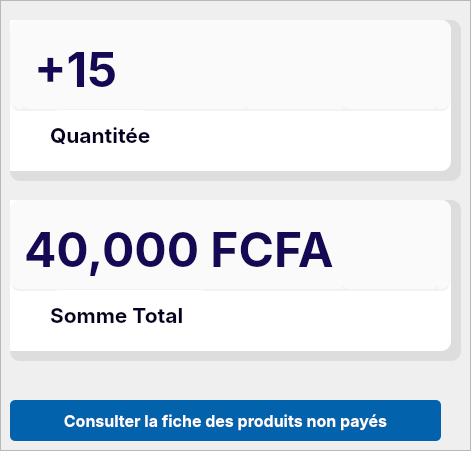
     <widget class="QFrame" name="frame_26">
      <property name="geometry">
       <rect>
        <x>520</x>
        <y>-10</y>
        <width>471</width>
        <height>451</height>
       </rect>
      </property>
      <property name="frameShape">
       <enum>QFrame::StyledPanel</enum>
      </property>
      <property name="frameShadow">
       <enum>QFrame::Raised</enum>
      </property>
      <widget class="QFrame" name="frame_27">
       <property name="geometry">
        <rect>
         <x>10</x>
         <y>20</y>
         <width>451</width>
         <height>161</height>
        </rect>
       </property>
       <property name="styleSheet">
        <string notr="true">background:#ddd;
border-radius:10px;</string>
       </property>
       <property name="frameShape">
        <enum>QFrame::StyledPanel</enum>
       </property>
       <property name="frameShadow">
        <enum>QFrame::Raised</enum>
       </property>
       <widget class="QFrame" name="frame_28">
        <property name="geometry">
         <rect>
          <x>-10</x>
          <y>0</y>
          <width>451</width>
          <height>151</height>
         </rect>
        </property>
        <property name="styleSheet">
         <string notr="true">background:white;
border-radius:10px;</string>
        </property>
        <property name="frameShape">
         <enum>QFrame::StyledPanel</enum>
        </property>
        <property name="frameShadow">
         <enum>QFrame::Raised</enum>
        </property>
        <widget class="QFrame" name="frame_29">
         <property name="geometry">
          <rect>
           <x>10</x>
           <y>0</y>
           <width>441</width>
           <height>91</height>
          </rect>
         </property>
         <property name="styleSheet">
          <string notr="true">background-color: rgb(250, 250, 250);
border-bottom:2px solid #f1f2f3</string>
         </property>
         <property name="frameShape">
          <enum>QFrame::StyledPanel</enum>
         </property>
         <property name="frameShadow">
          <enum>QFrame::Raised</enum>
         </property>
         <widget class="QLabel" name="qtt_2">
          <property name="geometry">
           <rect>
            <x>10</x>
            <y>10</y>
            <width>231</width>
            <height>81</height>
           </rect>
          </property>
          <property name="font">
           <font>
            <family>Inter</family>
            <pointsize>36</pointsize>
            <weight>75</weight>
            <bold>true</bold>
           </font>
          </property>
          <property name="styleSheet">
           <string notr="true">color: rgb(21, 9, 85);</string>
          </property>
          <property name="text">
           <string>&lt;html&gt;&lt;head/&gt;&lt;body&gt;&lt;p&gt;+15&lt;/p&gt;&lt;/body&gt;&lt;/html&gt;</string>
          </property>
         </widget>
         <widget class="QLabel" name="icoqtt">
          <property name="geometry">
           <rect>
            <x>330</x>
            <y>10</y>
            <width>101</width>
            <height>81</height>
           </rect>
          </property>
          <property name="palette">
           <palette>
            <active>
             <colorrole role="WindowText">
              <brush brushstyle="SolidPattern">
               <color alpha="255">
                <red>255</red>
                <green>255</green>
                <blue>255</blue>
               </color>
              </brush>
             </colorrole>
             <colorrole role="Button">
              <brush brushstyle="SolidPattern">
               <color alpha="255">
                <red>250</red>
                <green>250</green>
                <blue>250</blue>
               </color>
              </brush>
             </colorrole>
             <colorrole role="Text">
              <brush brushstyle="SolidPattern">
               <color alpha="255">
                <red>255</red>
                <green>255</green>
                <blue>255</blue>
               </color>
              </brush>
             </colorrole>
             <colorrole role="ButtonText">
              <brush brushstyle="SolidPattern">
               <color alpha="255">
                <red>255</red>
                <green>255</green>
                <blue>255</blue>
               </color>
              </brush>
             </colorrole>
             <colorrole role="Base">
              <brush brushstyle="SolidPattern">
               <color alpha="255">
                <red>250</red>
                <green>250</green>
                <blue>250</blue>
               </color>
              </brush>
             </colorrole>
             <colorrole role="Window">
              <brush brushstyle="SolidPattern">
               <color alpha="255">
                <red>250</red>
                <green>250</green>
                <blue>250</blue>
               </color>
              </brush>
             </colorrole>
             <colorrole role="PlaceholderText">
              <brush brushstyle="SolidPattern">
               <color alpha="255">
                <red>255</red>
                <green>255</green>
                <blue>255</blue>
               </color>
              </brush>
             </colorrole>
            </active>
            <inactive>
             <colorrole role="WindowText">
              <brush brushstyle="SolidPattern">
               <color alpha="255">
                <red>255</red>
                <green>255</green>
                <blue>255</blue>
               </color>
              </brush>
             </colorrole>
             <colorrole role="Button">
              <brush brushstyle="SolidPattern">
               <color alpha="255">
                <red>250</red>
                <green>250</green>
                <blue>250</blue>
               </color>
              </brush>
             </colorrole>
             <colorrole role="Text">
              <brush brushstyle="SolidPattern">
               <color alpha="255">
                <red>255</red>
                <green>255</green>
                <blue>255</blue>
               </color>
              </brush>
             </colorrole>
             <colorrole role="ButtonText">
              <brush brushstyle="SolidPattern">
               <color alpha="255">
                <red>255</red>
                <green>255</green>
                <blue>255</blue>
               </color>
              </brush>
             </colorrole>
             <colorrole role="Base">
              <brush brushstyle="SolidPattern">
               <color alpha="255">
                <red>250</red>
                <green>250</green>
                <blue>250</blue>
               </color>
              </brush>
             </colorrole>
             <colorrole role="Window">
              <brush brushstyle="SolidPattern">
               <color alpha="255">
                <red>250</red>
                <green>250</green>
                <blue>250</blue>
               </color>
              </brush>
             </colorrole>
             <colorrole role="PlaceholderText">
              <brush brushstyle="SolidPattern">
               <color alpha="255">
                <red>255</red>
                <green>255</green>
                <blue>255</blue>
               </color>
              </brush>
             </colorrole>
            </inactive>
            <disabled>
             <colorrole role="WindowText">
              <brush brushstyle="SolidPattern">
               <color alpha="255">
                <red>255</red>
                <green>255</green>
                <blue>255</blue>
               </color>
              </brush>
             </colorrole>
             <colorrole role="Button">
              <brush brushstyle="SolidPattern">
               <color alpha="255">
                <red>250</red>
                <green>250</green>
                <blue>250</blue>
               </color>
              </brush>
             </colorrole>
             <colorrole role="Text">
              <brush brushstyle="SolidPattern">
               <color alpha="255">
                <red>255</red>
                <green>255</green>
                <blue>255</blue>
               </color>
              </brush>
             </colorrole>
             <colorrole role="ButtonText">
              <brush brushstyle="SolidPattern">
               <color alpha="255">
                <red>255</red>
                <green>255</green>
                <blue>255</blue>
               </color>
              </brush>
             </colorrole>
             <colorrole role="Base">
              <brush brushstyle="SolidPattern">
               <color alpha="255">
                <red>250</red>
                <green>250</green>
                <blue>250</blue>
               </color>
              </brush>
             </colorrole>
             <colorrole role="Window">
              <brush brushstyle="SolidPattern">
               <color alpha="255">
                <red>250</red>
                <green>250</green>
                <blue>250</blue>
               </color>
              </brush>
             </colorrole>
             <colorrole role="PlaceholderText">
              <brush brushstyle="SolidPattern">
               <color alpha="255">
                <red>255</red>
                <green>255</green>
                <blue>255</blue>
               </color>
              </brush>
             </colorrole>
            </disabled>
           </palette>
          </property>
          <property name="font">
           <font>
            <family>Inter</family>
            <pointsize>6</pointsize>
            <weight>75</weight>
            <bold>true</bold>
           </font>
          </property>
          <property name="styleSheet">
           <string notr="true">color: rgb(255, 255, 255);</string>
          </property>
          <property name="text">
           <string/>
          </property>
         </widget>
        </widget>
        <widget class="QLabel" name="label_22">
         <property name="geometry">
          <rect>
           <x>50</x>
           <y>90</y>
           <width>101</width>
           <height>51</height>
          </rect>
         </property>
         <property name="font">
          <font>
           <family>Inter</family>
           <pointsize>16</pointsize>
           <weight>75</weight>
           <bold>true</bold>
          </font>
         </property>
         <property name="styleSheet">
          <string notr="true">color: rgb(4, 1, 34);</string>
         </property>
         <property name="text">
          <string>&lt;html&gt;&lt;head/&gt;&lt;body&gt;&lt;p&gt;Quantitée&lt;/p&gt;&lt;/body&gt;&lt;/html&gt;</string>
         </property>
        </widget>
       </widget>
      </widget>
      <widget class="QFrame" name="frame_30">
       <property name="geometry">
        <rect>
         <x>10</x>
         <y>200</y>
         <width>451</width>
         <height>161</height>
        </rect>
       </property>
       <property name="styleSheet">
        <string notr="true">background:#ddd;
border-radius:10px;</string>
       </property>
       <property name="frameShape">
        <enum>QFrame::StyledPanel</enum>
       </property>
       <property name="frameShadow">
        <enum>QFrame::Raised</enum>
       </property>
       <widget class="QFrame" name="frame_31">
        <property name="geometry">
         <rect>
          <x>-10</x>
          <y>0</y>
          <width>451</width>
          <height>151</height>
         </rect>
        </property>
        <property name="styleSheet">
         <string notr="true">background:white;
border-radius:10px;</string>
        </property>
        <property name="frameShape">
         <enum>QFrame::StyledPanel</enum>
        </property>
        <property name="frameShadow">
         <enum>QFrame::Raised</enum>
        </property>
        <widget class="QFrame" name="frame_32">
         <property name="geometry">
          <rect>
           <x>10</x>
           <y>0</y>
           <width>441</width>
           <height>91</height>
          </rect>
         </property>
         <property name="styleSheet">
          <string notr="true">background-color: rgb(250, 250, 250);
border-bottom:2px solid #f1f2f3</string>
         </property>
         <property name="frameShape">
          <enum>QFrame::StyledPanel</enum>
         </property>
         <property name="frameShadow">
          <enum>QFrame::Raised</enum>
         </property>
         <widget class="QLabel" name="ptt_2">
          <property name="geometry">
           <rect>
            <x>0</x>
            <y>10</y>
            <width>391</width>
            <height>81</height>
           </rect>
          </property>
          <property name="font">
           <font>
            <family>Inter</family>
            <pointsize>36</pointsize>
            <weight>75</weight>
            <bold>true</bold>
           </font>
          </property>
          <property name="styleSheet">
           <string notr="true">color: rgb(21, 9, 85);</string>
          </property>
          <property name="text">
           <string>&lt;html&gt;&lt;head/&gt;&lt;body&gt;&lt;p&gt;40,000 FCFA&lt;/p&gt;&lt;/body&gt;&lt;/html&gt;</string>
          </property>
         </widget>
         <widget class="QLabel" name="icosum">
          <property name="geometry">
           <rect>
            <x>330</x>
            <y>10</y>
            <width>101</width>
            <height>81</height>
           </rect>
          </property>
          <property name="palette">
           <palette>
            <active>
             <colorrole role="WindowText">
              <brush brushstyle="SolidPattern">
               <color alpha="255">
                <red>255</red>
                <green>255</green>
                <blue>255</blue>
               </color>
              </brush>
             </colorrole>
             <colorrole role="Button">
              <brush brushstyle="SolidPattern">
               <color alpha="255">
                <red>250</red>
                <green>250</green>
                <blue>250</blue>
               </color>
              </brush>
             </colorrole>
             <colorrole role="Text">
              <brush brushstyle="SolidPattern">
               <color alpha="255">
                <red>255</red>
                <green>255</green>
                <blue>255</blue>
               </color>
              </brush>
             </colorrole>
             <colorrole role="ButtonText">
              <brush brushstyle="SolidPattern">
               <color alpha="255">
                <red>255</red>
                <green>255</green>
                <blue>255</blue>
               </color>
              </brush>
             </colorrole>
             <colorrole role="Base">
              <brush brushstyle="SolidPattern">
               <color alpha="255">
                <red>250</red>
                <green>250</green>
                <blue>250</blue>
               </color>
              </brush>
             </colorrole>
             <colorrole role="Window">
              <brush brushstyle="SolidPattern">
               <color alpha="255">
                <red>250</red>
                <green>250</green>
                <blue>250</blue>
               </color>
              </brush>
             </colorrole>
             <colorrole role="PlaceholderText">
              <brush brushstyle="SolidPattern">
               <color alpha="255">
                <red>255</red>
                <green>255</green>
                <blue>255</blue>
               </color>
              </brush>
             </colorrole>
            </active>
            <inactive>
             <colorrole role="WindowText">
              <brush brushstyle="SolidPattern">
               <color alpha="255">
                <red>255</red>
                <green>255</green>
                <blue>255</blue>
               </color>
              </brush>
             </colorrole>
             <colorrole role="Button">
              <brush brushstyle="SolidPattern">
               <color alpha="255">
                <red>250</red>
                <green>250</green>
                <blue>250</blue>
               </color>
              </brush>
             </colorrole>
             <colorrole role="Text">
              <brush brushstyle="SolidPattern">
               <color alpha="255">
                <red>255</red>
                <green>255</green>
                <blue>255</blue>
               </color>
              </brush>
             </colorrole>
             <colorrole role="ButtonText">
              <brush brushstyle="SolidPattern">
               <color alpha="255">
                <red>255</red>
                <green>255</green>
                <blue>255</blue>
               </color>
              </brush>
             </colorrole>
             <colorrole role="Base">
              <brush brushstyle="SolidPattern">
               <color alpha="255">
                <red>250</red>
                <green>250</green>
                <blue>250</blue>
               </color>
              </brush>
             </colorrole>
             <colorrole role="Window">
              <brush brushstyle="SolidPattern">
               <color alpha="255">
                <red>250</red>
                <green>250</green>
                <blue>250</blue>
               </color>
              </brush>
             </colorrole>
             <colorrole role="PlaceholderText">
              <brush brushstyle="SolidPattern">
               <color alpha="255">
                <red>255</red>
                <green>255</green>
                <blue>255</blue>
               </color>
              </brush>
             </colorrole>
            </inactive>
            <disabled>
             <colorrole role="WindowText">
              <brush brushstyle="SolidPattern">
               <color alpha="255">
                <red>255</red>
                <green>255</green>
                <blue>255</blue>
               </color>
              </brush>
             </colorrole>
             <colorrole role="Button">
              <brush brushstyle="SolidPattern">
               <color alpha="255">
                <red>250</red>
                <green>250</green>
                <blue>250</blue>
               </color>
              </brush>
             </colorrole>
             <colorrole role="Text">
              <brush brushstyle="SolidPattern">
               <color alpha="255">
                <red>255</red>
                <green>255</green>
                <blue>255</blue>
               </color>
              </brush>
             </colorrole>
             <colorrole role="ButtonText">
              <brush brushstyle="SolidPattern">
               <color alpha="255">
                <red>255</red>
                <green>255</green>
                <blue>255</blue>
               </color>
              </brush>
             </colorrole>
             <colorrole role="Base">
              <brush brushstyle="SolidPattern">
               <color alpha="255">
                <red>250</red>
                <green>250</green>
                <blue>250</blue>
               </color>
              </brush>
             </colorrole>
             <colorrole role="Window">
              <brush brushstyle="SolidPattern">
               <color alpha="255">
                <red>250</red>
                <green>250</green>
                <blue>250</blue>
               </color>
              </brush>
             </colorrole>
             <colorrole role="PlaceholderText">
              <brush brushstyle="SolidPattern">
               <color alpha="255">
                <red>255</red>
                <green>255</green>
                <blue>255</blue>
               </color>
              </brush>
             </colorrole>
            </disabled>
           </palette>
          </property>
          <property name="font">
           <font>
            <family>Inter</family>
            <pointsize>6</pointsize>
            <weight>75</weight>
            <bold>true</bold>
           </font>
          </property>
          <property name="styleSheet">
           <string notr="true">color: rgb(255, 255, 255);</string>
          </property>
          <property name="text">
           <string/>
          </property>
         </widget>
        </widget>
        <widget class="QLabel" name="label_24">
         <property name="geometry">
          <rect>
           <x>50</x>
           <y>90</y>
           <width>161</width>
           <height>51</height>
          </rect>
         </property>
         <property name="font">
          <font>
           <family>Inter</family>
           <pointsize>16</pointsize>
           <weight>75</weight>
           <bold>true</bold>
          </font>
         </property>
         <property name="styleSheet">
          <string notr="true">color: rgb(4, 1, 34);</string>
         </property>
         <property name="text">
          <string>&lt;html&gt;&lt;head/&gt;&lt;body&gt;&lt;p&gt;Somme Total&lt;/p&gt;&lt;/body&gt;&lt;/html&gt;</string>
         </property>
        </widget>
       </widget>
      </widget>
      <widget class="QPushButton" name="goinsolved">
       <property name="geometry">
        <rect>
         <x>10</x>
         <y>400</y>
         <width>431</width>
         <height>41</height>
        </rect>
       </property>
       <property name="font">
        <font>
         <family>Inter</family>
         <pointsize>12</pointsize>
         <weight>75</weight>
         <bold>true</bold>
        </font>
       </property>
       <property name="cursor">
        <cursorShape>PointingHandCursor</cursorShape>
       </property>
       <property name="styleSheet">
        <string notr="true">background:#0262ac;
border-radius:5px;
padding:7px;
color:white;
</string>
       </property>
       <property name="text">
        <string>Consulter la fiche des produits non payés</string>
       </property>
      </widget>
     </widget>
